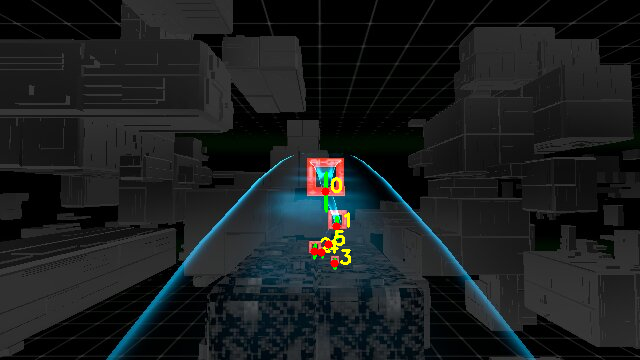
#> input picture rl/data/proj_check.png, 640 x 360 px
$ python -i gate_occlusion.py   (imports and definitions only)
#> lines starting #> are read from the running program, lines starting #| are printed output that depends on the picture; after the words box and inside, x2 and y2 are one past the last pixel; in counts of white or black regions, pixels touching at a corner belong together
#> further down, picture is the input picture: shape (360, 640, 3); mean B, G, R 30.7, 29.8, 26.4
"""Non-gate occluder (pillar / wall) PEEK cue for GPPilot.

Gate 3 fails on ~89% of runs because a dark pillar sits between the drone and the
gate. Guidance only knows the gate CENTRE bearing, so it banks straight at the
pillar; when the gate then vanishes behind it the pilot goes blind and hands off
to a search that sweeps in place instead of stepping around the obstruction.

This fuses the obstacle blobs already computed every frame in vision_rx with the
gate's visible position: find the blob that occludes the gate, decide which side
of it the gate's evidence lies on, and emit a PEEK side + strength so guidance can
bias its aim that way -- fly AROUND the pillar to re-open the view.

Design constraints (from flight-tested prior art, commit c0d51f9 reverted):
  * Inert on clean approaches -> None (an occluder must actually overlap / sit in
    front of the gate), so gates 1-2 are untouched.
  * NEVER hold a stale bias: strength DECAYS on dropout (mirrors ELEV_BLIND_DECAY)
    and disengages -- the c0d51f9 failure was a held aim-bias going stale at the
    crossing.
  * N-frame confirm before declaring a side (roll shouldn't chase per-frame noise).

Contract:
    detect_occlusion(gate, obstacles, img_shape, bgr=None, frame_id=None) -> dict|None
        gate       {cx, cy, x0, x1, y0, y1} px, or None
        obstacles  [{x0, x1, y0, y1, area_px, nx, ny, r_frac}, ...] (vision_rx)
        returns    {"side": +/-1, "strength": 0..1, "blob_x", "gate_lr",
                    "reason", "frame_id"} | None
    OcclusionTracker().update(...) adds the confirm + decay the pilot consumes.

    uv run python -m simulator.gate_occlusion --selftest
    uv run python -m simulator.gate_occlusion --frames a.jpg b.jpg   # gate=None (fallback)
"""

from __future__ import annotations

import argparse

import numpy as np

from simulator.pillar_detect import BAND_BOT_FRAC, BAND_TOP_FRAC, detect_pillar

# Blob must fill at least this fraction of the frame to count as an occluder.
OCC_MIN_AREA_FRAC = 0.010
# Gate-mass imbalance (right-left)/(right+left) below this -> use the tie-break.
SIDE_DEADBAND = 0.15
# Gate-3's pillar is consistently on the LEFT, gate visible to the RIGHT
# (user-confirmed). When gate mass is balanced about the blob, default to peek
# RIGHT. Tie-break ONLY -- never overrides real evidence, and only once an
# occluder is already detected, so it can't bias a clean approach elsewhere.
PEEK_TIEBREAK_SIDE = 1
# Confirm + decay (the c0d51f9 "never hold" lesson).
OCC_CONFIRM_FRAMES = 3
OCC_DECAY = 0.85          # strength * this per dropout frame
OCC_MIN_STRENGTH = 0.05   # below this, drop the cue entirely


# [60 lines left out: function detect_occlusion, not called in this run]


def obstacles_from_frame(img, detection=None, min_area=800):
    """Dark-blob obstacle contours (pillars / walls) from one BGR frame: gate
    orange (>80 gray) + bright objects + the lower ground band masked out, and
    the gate's own detection circle punched out. SINGLE source of truth shared by
    vision_rx (live) and peek_replay (offline) so both see identical blobs.
    Returns [{nx, ny, r_frac, x0, x1, y0, y1, area_px}, ...]."""
#> called with min_area = 800
    import cv2

    h, w = img.shape[:2]
#> h = 360; w = 640
    gray = cv2.cvtColor(img, cv2.COLOR_BGR2GRAY)
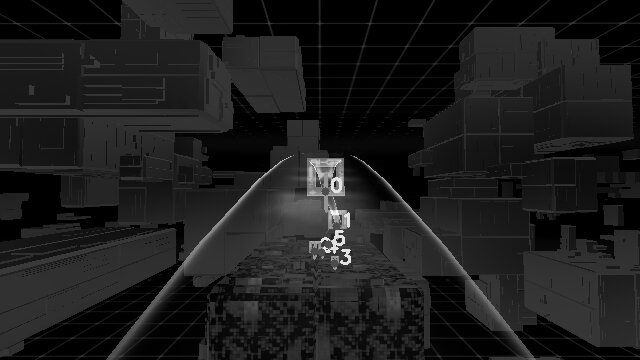
#> gray: shape (360, 640); min 0, max 252, mean 28.9
    _, mask = cv2.threshold(gray, 15, 255, cv2.THRESH_BINARY)
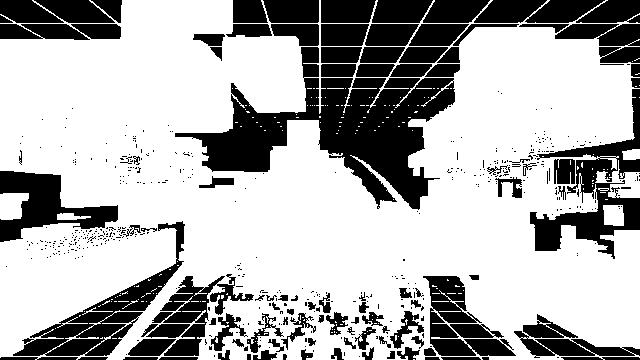
#> mask: shape (360, 640); 68.7% white; 525 black regions (417 under 20 px), largest, box (x1, y1, x2, y2) and area: (175, 47, 455, 210) 16508, (530, 89, 640, 259) 5598, (13, 221, 185, 356) 5157
    mask[gray > 80] = 0          # exclude gate orange (~100+) and bright objects
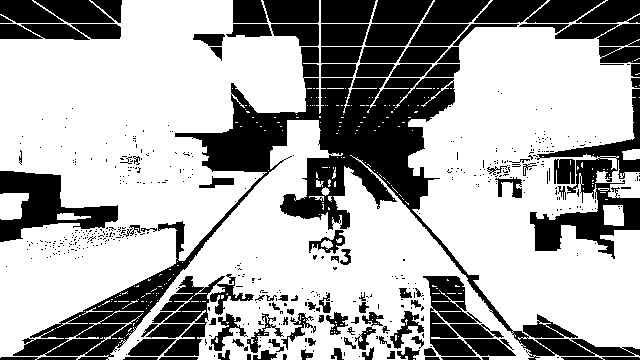
#> mask: shape (360, 640); 66.6% white; 533 black regions (426 under 20 px), largest, box (x1, y1, x2, y2) and area: (13, 47, 640, 360) 28275, (530, 89, 640, 259) 5598, (0, 171, 118, 242) 3777
    mask[int(h * 0.55):, :] = 0  # exclude the dark floor band
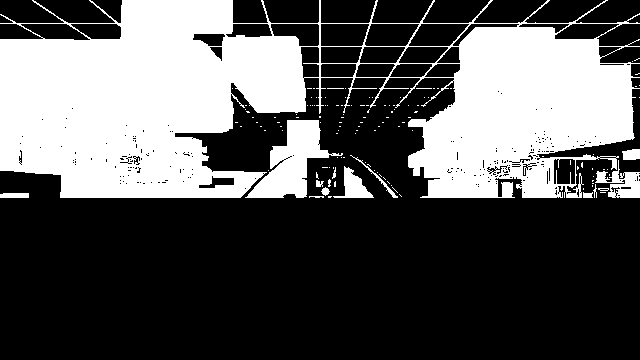
#> mask: shape (360, 640); 34.2% white; 130 white regions (116 under 20 px)
    if detection is not None:
        cv2.circle(
            mask,
            (int(detection.centroid_x_px), int(detection.centroid_y_px)),
            int(max(detection.width_px, detection.height_px)),
            0, -1,
        )
    contours, _ = cv2.findContours(mask, cv2.RETR_EXTERNAL, cv2.CHAIN_APPROX_SIMPLE)
#> contours = 129 contours, 119 with area under 20; largest, box (x1, y1, x2, y2) and area: (0, 0, 640, 198) 83943, (245, 120, 343, 198) 3084, (595, 160, 640, 198) 722, (333, 166, 374, 198) 500, (622, 149, 640, 160) 146
    out = []
    for oc in contours:
        oa = cv2.contourArea(oc)
        if oa < min_area:
            continue
        m = cv2.moments(oc)
        m00 = max(m["m00"], 1e-6)
        ocx, ocy = m["m10"] / m00, m["m01"] / m00
        bx, by, bw, bh = cv2.boundingRect(oc)
        out.append({
            "nx": (ocx - w / 2.0) / (w / 2.0), "ny": (ocy - h / 2.0) / (h / 2.0),
            "r_frac": oa / (w * h),
            "x0": float(bx), "x1": float(bx + bw),
            "y0": float(by), "y1": float(by + bh), "area_px": float(oa),
        })
#> this loop made 129 passes
#> (oc, oa) on passes 1, 3, 5, 8, 9, 11, 12, 14, 15, 16, 17, 20: ([[328, 196], [328, 197], [330, 197], [331, 196]], 2.5), ([[399, 194], [401, 196]], 0), ([[600, 192], [605, 192]], 0), ([[583, 188], [583, 189]], 0), ([[392, 187], [397, 192]], 0), ([[592, 185], [592, 186]], 0), ([[391, 185]], 0), ([[592, 183], [593, 183]], 0), ([[387, 181], [389, 183]], 0), ([[335, 181], [334, 182], [334, 186], [335, 186]], 4.5), ([[592, 180], [592, 181], [593, 180]], 0.5), ([[383, 177], [385, 179]], 0)
#> oa on passes 2, 4, 6, 7, 10, 13: 7, 109.5, 34, 18, 38, 5
#> after the loop, out = 2 items
    return out


# [16 lines left out: function _brightness_fallback, not called in this run]


class OcclusionTracker:
    """Wraps detect_occlusion with the N-frame confirm + decay-on-dropout the
    pilot consumes. Held by VisionRX (one per stream), read as data['occlusion']."""

    # [80 lines left out: functions __init__, reset, update, _selftest, not called in this run]


# [14 lines not run here, left out]

>>> import cv2
>>> picture = cv2.imread('../rl/data/proj_check.png')
>>> result = obstacles_from_frame(picture)
#> result = 2 items
